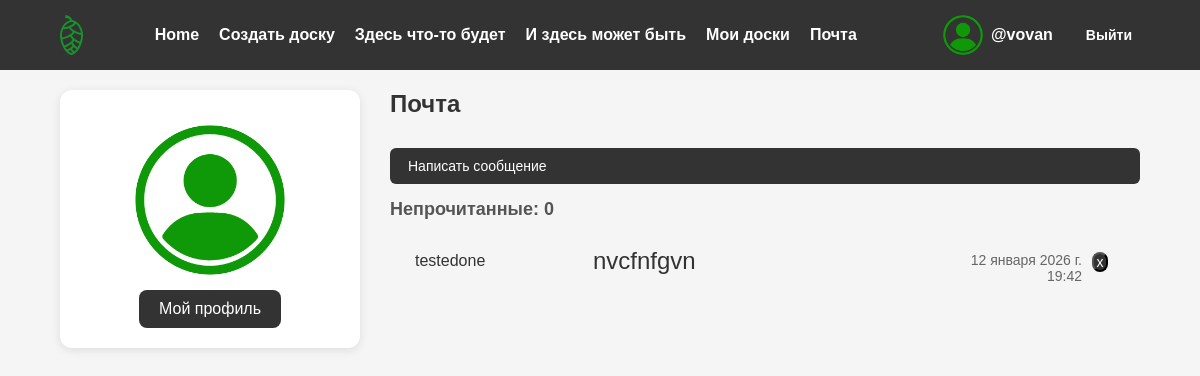
The app's page /users/inbox/ (signed in) with its own data.
### users/models.py (models this page shows, shortened)
class Profile(models.Model):
    user = models.OneToOneField(User, on_delete=models.CASCADE)
    username = models.CharField(max_length=200, blank=True)
    created = models.DateTimeField(auto_now_add=True)
    updated = models.DateTimeField(auto_now=True)
    first_name = models.CharField(max_length=100, blank=True)
    last_name = models.CharField(max_length=100, blank=True)
    avatar = models.ImageField(upload_to='avatars/', default='avatars/default/user.png')
    bio = models.TextField(blank=True)
    email = models.EmailField(max_length=100, blank=True)
    social_media_link = models.URLField(max_length=200, blank=True)
    social_media_link2 = models.URLField(max_length=200, blank=True)
    social_media_link3 = models.URLField(max_length=200, blank=True)
    email_notifications = models.BooleanField(
        default=True,
        verbose_name="Получать уведомления на почту"
    )
    class Meta:
        verbose_name = "Профиль"
        verbose_name_plural = "Профили"

class Message(models.Model):  # отправить пользователю сообщение
    sender = models.ForeignKey(User, on_delete=models.SET_NULL, null=True, blank=True)
    recipient = models.ForeignKey(User, on_delete=models.SET_NULL, null=True, blank=True, related_name='messages')
    file = models.FileField(upload_to='uploads/', blank=True, null=True)
    name = models.CharField(max_length=200, blank=True)
    email = models.EmailField(max_length=200, blank=True)
    subject = models.CharField(max_length=200, blank=True)
    body = models.TextField()
    is_read = models.BooleanField(default=False)
    created = models.DateTimeField(auto_now_add=True)
    class Meta:
        ordering = ['is_read', '-created']  # по прочитанным+дата созд.
        verbose_name = "Сообщения"

### users/views.py (the view)
# urls.py: path('inbox/', views.inbox, name='inbox'),
@login_required(login_url='login')
def inbox(request):
    user = request.user
    message_request = user.messages.all()
    unread = message_request.filter(is_read=False).count()
    context = {
        'message_request': message_request,
        'unread': unread
    }
    return render(request, 'users/inbox.html', context)

### users/templates/users/inbox.html (shortened to what this page needs)
{% extends 'base.html' %}
{% load static %}
{% block profile %}
<link rel="stylesheet" href="{% static 'styles/inbox.css' %}">
{% endblock %}
{% block content %}
<main class="profile">
    <div class="container-prof">
        <div class="profile-left">
            <div class="profile-window">
                <img src="{{ user.profile.avatar.url }}" alt="Аватар">
                <a href="{% url 'profile' %}" class="btn edit">Мой профиль</a>
            </div>
        </div>
        <div class="profile-right inbox">
            <h1>Почта</h1>
            <a href="{% url 'new-message' %}" class="btn compose">Написать сообщение</a>
            <h3>Непрочитанные: {{ unread }}</h3>
            <ul class="emails-list">
                {% for message in message_request %}
                <li class="email {% if not message.is_read %}email--unread{% endif %}">
                    <a href="{% url 'message' message.id %}">
                        <span class="email-name">{{ message.name }}</span>
                        <span class="email-subject">{{ message.subject }}</span>
                        <span class="email-date">{{ message.created }}</span>
                        <form method="post" action="{% url 'delete_message' message.id %}" style="display:inline;">
                            <button type="submit" class="delete-message">x</button>
                        </form>
                    </a>
                </li>
                {% endfor %}
            </ul>
        </div>
    </div>
</main>
{% endblock %}

### shishka/templates/base.html (shortened to what this page needs)
<!DOCTYPE html>
{% load static %}
<html lang="en">
<head>
    <link rel="stylesheet" href="{% static 'styles/style.css' %}">
    {% block profile %}{% endblock %}
</head>
<body>
<header class="site-header">
    <div class="container">
        <a href="{% url 'home' %}" class="logo">
            <img src="{% static 'images/logo.svg' %}" alt="Shishka Logo"/>
        </a>
        <nav class="main-nav">
            <ul>
                <li><a href="{% url 'home' %}">Home</a></li>
                <li><a href="{% url 'new-board' %}">Создать доску</a></li>
                <li><a href="#">Здесь что-то будет</a></li>
                <li><a href="#">И здесь может быть</a></li>
                {% if request.user.is_authenticated %}
                <li><a href="{% url 'my-boards' %}">Мои доски</a></li>
                <li><a href="{%url 'inbox'%}">Почта</a></li>
                {% endif %}
            </ul>
        </nav>
        <div class="user-menu">
            {% if request.user.is_authenticated %}
            <div class="user-info">
                <a href="{% url 'profile' %}" class="user-link">
                    {% if request.user.profile.avatar %}
                    <img src="{{ request.user.profile.avatar.url }}" alt="{{ request.user.username }}" class="avatar"/>
                    {% else %}
                    <img src="{% static 'images/user.png' %}" alt="{{ request.user.username }}" class="avatar"/>
                    {% endif %}
                    <span class="username">{{ request.user.username }}</span>
                </a>
                <a href="{% url 'logout' %}" class="logout-btn">Выйти</a>
            </div>
            {% else %}
            <a href="{% url 'login' %}" class="login-btn">Войти</a>
            {% endif %}
        </div>
    </div>
</header>
{% block content %}
{% endblock %}
</body>
</html>

### shishka/static/styles/style.css (style rules this page uses)
body, h1, h2, h3, h4, h5, h6, p, ul, li, a { margin: 0; padding: 0; font-family: Arial, sans-serif; }
html, body { height: 100%; margin: 0; }
body { display: flex; flex-direction: column; min-height: 100vh; background-color: #f5f5f5; color: #333; }
.site-header { background-color: #333; color: white; padding: 15px 0; }
.site-header .container { width: 90%; max-width: 1200px; margin: 0 auto; display: flex; align-items: center; justify-content: space-between; }
.logo { font-size: 24px; font-weight: bold; color: white; text-decoration: none; }
.site-header .logo img { height: 40px; width: auto; display: block; }
.main-nav ul { list-style: none; display: flex; gap: 20px; }
.main-nav ul li a { text-decoration: none; color: white; font-weight: bold; }
.user-menu a { margin-left: 15px; text-decoration: none; color: white; font-weight: bold; }
.user-menu { display: flex; align-items: center; gap: 10px; }
.user-info { display: flex; align-items: center; gap: 10px; }
.user-link { display: flex; align-items: center; gap: 8px; text-decoration: none; color: inherit; font-weight: 500; }
.avatar { width: 40px; height: 40px; border-radius: 50%; object-fit: cover; }
.logout-btn { padding: 4px 8px; color: white; text-decoration: none; border-radius: 4px; font-size: 14px; transition: background-color 0.2s; }

### shishka/static/styles/inbox.css (style rules this page uses)
.container-prof { display: flex; gap: 30px; width: 90%; max-width: 1200px; margin: 20px auto; align-items: flex-start; }
.profile-left { min-width: 300px; max-width: 400px; display: flex; flex-direction: column; gap: 20px; }
.profile-window { display: flex; flex-direction: column; align-items: center; background-color: #fff; padding: 20px; border-radius: 12px; box-shadow: 0 2px 10px rgba(0,0,0,0.1); gap: 15px; }
.profile-window img { width: 150px; height: 150px; object-fit: cover; border-radius: 50%; }
.btn.edit { background-color: #333; color: #fff; text-decoration: none; padding: 10px 20px; border-radius: 8px; transition: 0.2s; }
.profile-right.inbox { flex: 1; display: flex; flex-direction: column; gap: 15px; }
.profile-right h1 { font-size: 24px; margin-bottom: 5px; }
.profile-right h3 { font-size: 18px; color: #555; }
.emails-list { list-style: none; padding: 0; margin: 0; display: flex; flex-direction: column; gap: 10px; }
.email { background-color: #f5f5f5; border-radius: 8px; transition: background 0.2s; }
.email a { display: flex; justify-content: space-between; text-decoration: none; color: #333; padding: 12px 20px; }
.email-name { margin: 5px; width: 25%; }
.email-subject { width: 50%; margin: 5px; }
.email-date { margin: 5px; width: 20%; text-align: right; font-size: 14px; color: #666; }
.delete-message { display: inline-flex; justify-content: center; align-items: center; width: 5%; height: 20px; margin: 5px;; background-color: #333; color: #fff; text-decoration: none; border-radius: 8px; transition: 0.2s; font-size: 14px; text-align: center; }
.btn.compose { display: inline-block; margin-top: 10px; padding: 12px 25px; background-color: #333; color: #fff; text-decoration: none; border-radius: 8px; transition: 0.2s; }
.email-subject { font-size: 24px; margin: 0 0 5px 0; color: #333; }
.btn.compose { background-color: #333; color: #fff; padding: 10px 18px; border-radius: 6px; text-decoration: none; font-size: 14px; transition: background-color 0.2s; }

### records on screen
Message: name "testedone", subject "nvcfnfgvn", created "12 января 2026 г. 19:42"

### other values on screen
{{ request.user.username }} "@vovan"
{{ unread }} "0"
